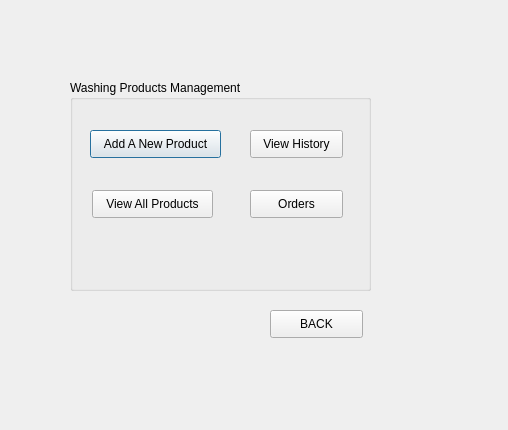
<?xml version="1.0" encoding="UTF-8"?>
<ui version="4.0">
 <class>WashingProductState</class>
 <widget class="QDialog" name="WashingProductState">
  <property name="geometry">
   <rect>
    <x>0</x>
    <y>0</y>
    <width>508</width>
    <height>430</height>
   </rect>
  </property>
  <property name="windowTitle">
   <string>Washing Products Management</string>
  </property>
  <widget class="QGroupBox" name="groupBox">
   <property name="geometry">
    <rect>
     <x>70</x>
     <y>80</y>
     <width>301</width>
     <height>211</height>
    </rect>
   </property>
   <property name="title">
    <string>Washing Products Management</string>
   </property>
   <widget class="QPushButton" name="pushButton_AddNewProduct">
    <property name="geometry">
     <rect>
      <x>20</x>
      <y>50</y>
      <width>131</width>
      <height>28</height>
     </rect>
    </property>
    <property name="text">
     <string>Add A New Product</string>
    </property>
   </widget>
   <widget class="QPushButton" name="pushButton_ViewHistory">
    <property name="geometry">
     <rect>
      <x>180</x>
      <y>50</y>
      <width>93</width>
      <height>28</height>
     </rect>
    </property>
    <property name="text">
     <string>View History</string>
    </property>
   </widget>
   <widget class="QPushButton" name="pushButton_ViewAllProducts">
    <property name="geometry">
     <rect>
      <x>22</x>
      <y>110</y>
      <width>121</width>
      <height>28</height>
     </rect>
    </property>
    <property name="text">
     <string>View All Products</string>
    </property>
   </widget>
   <widget class="QPushButton" name="pushButton_Oders">
    <property name="geometry">
     <rect>
      <x>180</x>
      <y>110</y>
      <width>93</width>
      <height>28</height>
     </rect>
    </property>
    <property name="text">
     <string>Orders</string>
    </property>
   </widget>
  </widget>
  <widget class="QPushButton" name="pushButton_BACK">
   <property name="geometry">
    <rect>
     <x>270</x>
     <y>310</y>
     <width>93</width>
     <height>28</height>
    </rect>
   </property>
   <property name="text">
    <string>BACK</string>
   </property>
  </widget>
 </widget>
 <resources/>
 <connections/>
</ui>
